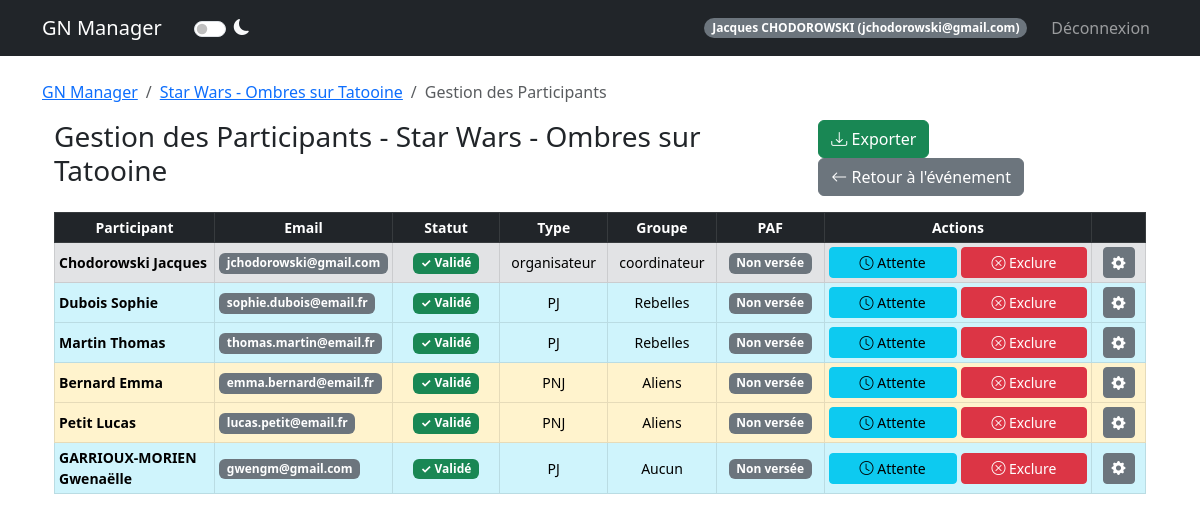
The app's page /event/1/participants (signed in), older data.
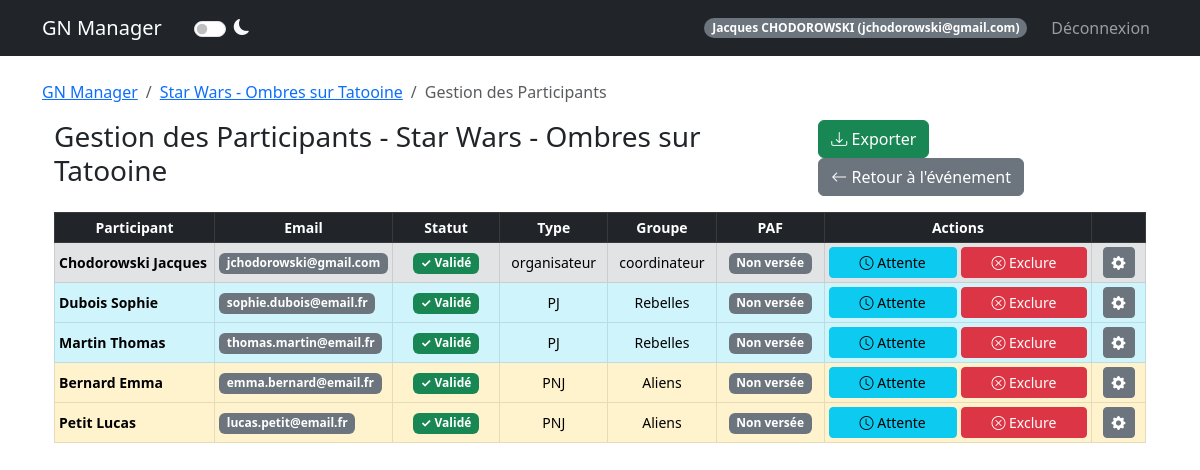
The same page, newer data.
### models.py (models this page shows, shortened)
class Event(db.Model):
    id = db.Column(db.Integer, primary_key=True)
    name = db.Column(db.String(100), nullable=False)
    description = db.Column(db.Text)
    date_start = db.Column(db.DateTime, nullable=False)
    date_end = db.Column(db.DateTime, nullable=False)
    location = db.Column(db.String(200))
    background_image = db.Column(db.String(200))
    visibility = db.Column(db.String(20), default='public')  # public, private
    organizer_structure = db.Column(db.String(100))
    org_link_url = db.Column(db.String(255))
    org_link_title = db.Column(db.String(100))
    google_form_url = db.Column(db.String(255))
    google_form_active = db.Column(db.Boolean, default=False)
    discord_webhook_url = db.Column(db.String(255), nullable=True)
    external_link = db.Column(db.String(255))
    statut = db.Column(db.String(50), default='En préparation')
    groups_config = db.Column(db.Text, default='{"PJ": ["Peu importe"], "PNJ": ["Peu importe"], "Organisateur": ["Peu importe"]}')
    max_pjs = db.Column(db.Integer, default=50)
    max_pnjs = db.Column(db.Integer, default=10)
    max_organizers = db.Column(db.Integer, default=5)

class Participant(db.Model):
    id = db.Column(db.Integer, primary_key=True)
    event_id = db.Column(db.Integer, db.ForeignKey('event.id'), nullable=False)
    user_id = db.Column(db.Integer, db.ForeignKey('user.id'), nullable=False)
    type = db.Column(db.String(50))  # Organisateur, PJ, PNJ
    group = db.Column(db.String(50))
    role_id = db.Column(db.Integer, db.ForeignKey('role.id', use_alter=True, name='fk_participant_role'), nullable=True)
    role_communicated = db.Column(db.Boolean, default=False)
    role_received = db.Column(db.Boolean, default=False)
    registration_status = db.Column(db.String(50), default='À valider')
    paf_status = db.Column(db.String(20), default='non versée')  # non versée, partielle, versée, erreur
    payment_method = db.Column(db.String(50))
    payment_amount = db.Column(db.Float, default=0.0)
    payment_comment = db.Column(db.Text)
    comment = db.Column(db.Text)
    custom_image = db.Column(db.String(200))
    __table_args__ = (
        db.Index('idx_participant_event', 'event_id'),
        db.Index('idx_participant_user', 'user_id'),
        db.Index('idx_participant_status', 'registration_status'),
    )
    user = db.relationship('User', backref='participations')
    event = db.relationship('Event', backref='participants')
    role = db.relationship('Role', foreign_keys=[role_id], backref='participants_with_role')

class User(UserMixin, db.Model):
    id = db.Column(db.Integer, primary_key=True)
    email = db.Column(db.String(120), unique=True, nullable=False)
    password_hash = db.Column(db.String(128))
    nom = db.Column(db.String(80))
    prenom = db.Column(db.String(80))
    age = db.Column(db.Integer)
    genre = db.Column(db.String(20))
    avatar_url = db.Column(db.String(200))
    role = db.Column(db.String(20), default='user')  # createur, sysadmin, user
    is_banned = db.Column(db.Boolean, default=False)
    is_deleted = db.Column(db.Boolean, default=False)  # Suppression logique
    @property
    def is_admin(self):
        """Vérifie si l'utilisateur a des privilèges administrateur."""
        return self.role in ['createur', 'sysadmin']

### routes/participant_routes.py (the view)
@participant_bp.route('/event/<int:event_id>/participants')
@login_required
@organizer_required
def manage(event_id):
    event = Event.query.get_or_404(event_id)
    participants = Participant.query.filter_by(event_id=event.id)\
        .options(joinedload(Participant.user)).all()
    groups_config = json.loads(event.groups_config or '{}')
    breadcrumbs = [
        ('GN Manager', url_for('admin.dashboard')),
        (event.name, url_for('event.detail', event_id=event.id)),
        ('Gestion des Participants', '#')
    ]
    return render_template('manage_participants.html', event=event, participants=participants, groups_config=groups_config, breadcrumbs=breadcrumbs)

### templates/manage_participants.html (shortened to what the changed rows need)
{% extends "base.html" %}
{% block content %}
<div class="container-fluid mt-3">
    <div class="d-flex justify-content-between align-items-center mb-3">
        <h3>Gestion des Participants - {{ event.name }}</h3>
        <div>
            <button type="button" class="btn btn-success me-2" data-bs-toggle="modal" data-bs-target="#exportModal">
            </button>
            <a href="{{ url_for('event.detail', event_id=event.id) }}" class="btn btn-secondary">
            </a>
        </div>
    </div>
    <div class="table-responsive">
        <table class="table table-sm table-hover table-bordered small">
            <thead class="table-dark">
                <tr>
                    <th class="text-center" style="width: 15%">Participant</th>
                    <th class="text-center" style="width: 15%">Email</th>
                    <th class="text-center" style="width: 10%">Statut</th>
                    <th class="text-center" style="width: 10%">Type</th>
                    <th class="text-center" style="width: 10%">Groupe</th>
                    <th class="text-center" style="width: 10%">PAF</th>
                    <th class="text-center" style="width: 25%">Actions</th>
                    <th class="text-center" style="width: 5%"></th>
                </tr>
            </thead>
            <tbody>
                {% for p in participants %}
                {% set row_class = "" %}
                {% if p.registration_status == 'En attente' or p.registration_status == 'À valider' %}
                {% set row_class = "table-warning" %}
                {% elif p.type == 'organisateur' %}
                {% set row_class = "table-secondary" %}
                {% elif p.type == 'PJ' %}
                {% set row_class = "table-info" %}
                {% elif p.type == 'PNJ' %}
                {% set row_class = "table-warning" %}
                {% endif %}
                <tr class="{{ row_class }}">
                    <td class="align-middle">
                        <strong>{{ p.user.nom }} {{ p.user.prenom }}</strong>
                    </td>
                    <td class="align-middle">
                        <span class="badge bg-secondary">{{ p.user.email }}</span>
                    </td>
                    <td class="align-middle text-center">
                        {% if p.registration_status == 'Validé' %}
                        <span class="badge bg-success">✓ Validé</span>
                        {% elif p.registration_status == 'Rejeté' %}
                        <span class="badge bg-danger">✗ Rejeté</span>
                        {% elif p.registration_status == 'En attente' %}
                        <span class="badge bg-info">⏳ Attente</span>
                        {% else %}
                        <span class="badge bg-warning text-dark">⚠ À valider</span>
                        {% endif %}
                    </td>
                    <td class="align-middle text-center">
                        {% if p.registration_status == 'En attente' or p.registration_status == 'À valider' %}
                        <span class="badge bg-light text-dark border">{{ p.type }} (En Attente)</span>
                        {% else %}
                        {{ p.type }}
                        {% endif %}
                    </td>
                    <td class="align-middle text-center">
                        {{ p.group or 'Peu importe' }}
                    </td>
                    <td class="align-middle text-center">
                        {% if p.paf_status == 'versée' %}
                        <span class="badge bg-success">Versée</span>
                        {% elif p.paf_status == 'partielle' %}
                        <span class="badge bg-warning text-dark">Partielle</span>
                        {% elif p.paf_status == 'dispensé(e)' %}
                        <span class="badge bg-info">Dispensé(e)</span>
                        {% elif p.paf_status == 'erreur' %}
                        <span class="badge bg-danger">Erreur</span>
                        {% else %}
                        <span class="badge bg-secondary">Non versée</span>
                        {% endif %}
                    </td>
                    <td class="align-middle">
                        <div class="d-flex w-100 gap-1">
                            {% if p.registration_status != 'En attente' %}
                            <form method="POST"
                                action="{{ url_for('participant.change_status', event_id=event.id, p_id=p.id) }}"
                                class="flex-fill">
                                <button type="submit" class="btn btn-sm btn-info w-100 py-1" title="Mettre en attente">
                                    <i class="bi bi-clock"></i> Attente
                                </button>
                            </form>
                            {% endif %}
                            {% if p.registration_status != 'Rejeté' %}
                            <form method="POST"
                                action="{{ url_for('participant.change_status', event_id=event.id, p_id=p.id) }}"
                                class="flex-fill">
                                <button type="submit" class="btn btn-sm btn-danger w-100 py-1" title="Exclure">
                                    <i class="bi bi-x-circle"></i> Exclure
                                </button>
                            </form>
                            {% endif %}
                        </div>
                    </td>
                    <td class="align-middle text-center">
                        <button type="button" class="btn btn-sm btn-secondary" data-bs-toggle="modal"
                            data-bs-target="#editModal{{ p.id }}" title="Éditer">
                            <i class="bi bi-gear-fill"></i>
                        </button>
                    </td>
                </tr>
                {% endfor %}
            </tbody>
        </table>
    </div>
</div>
{% endblock %}

### templates/base.html (shortened to what this page needs)
<!DOCTYPE html>
<html lang="fr" data-bs-theme="light">
<head>
    <link href="https://cdn.jsdelivr.net/npm/bootstrap@5.3.0/dist/css/bootstrap.min.css" rel="stylesheet">
    <link rel="stylesheet" href="https://cdn.jsdelivr.net/npm/bootstrap-icons@1.11.3/font/bootstrap-icons.min.css">
</head>
<body>
    <nav class="navbar navbar-expand-lg navbar-dark bg-dark">
        <div class="container">
            <a class="navbar-brand" href="{{ url_for('auth.index') }}">GN Manager</a>
            <div class="form-check form-switch ms-3 d-flex align-items-center">
                <input class="form-check-input" type="checkbox" role="switch" id="themeSwitch" style="cursor: pointer;">
                <label class="form-check-label text-light ms-2" for="themeSwitch" style="cursor: pointer;">
                    <i class="bi bi-moon-fill" id="themeIcon"></i>
                </label>
            </div>
            {% if current_user.is_authenticated %}
            <div class="navbar-nav ms-auto align-items-center">
                <span class="badge bg-secondary rounded-pill me-3">{{ current_user.prenom }} {{ current_user.nom|upper
                    }} ({{ current_user.email }})</span>
                <a class="nav-link" href="{{ url_for('auth.logout') }}">Déconnexion</a>
            </div>
            {% endif %}
        </div>
    </nav>
    <div class="container mt-4">
        {% if breadcrumbs %}
        <nav aria-label="breadcrumb">
            <ol class="breadcrumb">
                {% for label, url in breadcrumbs %}
                {% if loop.last %}
                <li class="breadcrumb-item active" aria-current="page">{{ label }}</li>
                {% else %}
                <li class="breadcrumb-item"><a href="{{ url }}">{{ label }}</a></li>
                {% endif %}
                {% endfor %}
            </ol>
        </nav>
        {% endif %}
        {% block content %}{% endblock %}
    </div>
</body>
</html>

Row changes from the older to the newer data that the page shows:
removed Participant: user.nom "GARRIOUX-MORIEN", user.prenom "Gwenaëlle", user.email "gwengm@gmail.com", registration_status "✓ Validé", type "PJ", group "Aucun", paf_status "Non versée"
